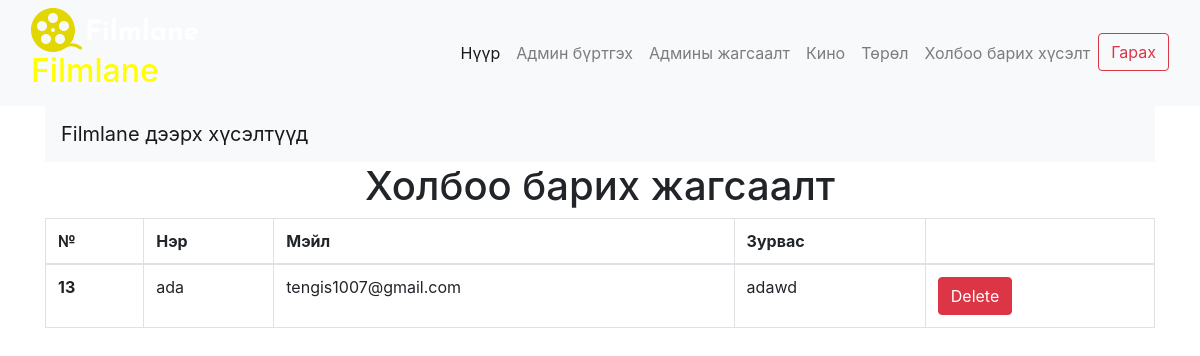
Page /site/admin/contact.php (signed in) on the committed database.
### tables this page shows
CREATE TABLE `contact` (
  `contact_id` int(11) NOT NULL,
  `c_name` varchar(255) NOT NULL,
  `email` varchar(255) NOT NULL,
  `massage` varchar(255) NOT NULL
);

### site/admin/contact.php (the view, shortened to what this page needs)
<?php
include 'header.php';
include 'ft.php';
include 'db.php';
 ?>
<div class="container">
	<nav class="navbar navbar-expand-lg navbar-light bg-light">
  <a class="navbar-brand" href="#">Filmlane дээрх хүсэлтүүд</a>
</nav>
</div>
 <div class="container" style="text-align: center;">
 	<center><h1>Холбоо барих жагсаалт</h1></center>
 	<table class="table table-bordered">
  <thead>
    <tr>
      <th scope="col">№</th>
      <th scope="col">Нэр</th>
      <th scope="col">Mэйл</th>
      <th scope="col">Зурвас</th>
      <th scope="col"></th>
    </tr>
  </thead>
  <tbody>
  	<?php
  	$query = "select * from contact";
  	$run = mysqli_query($con,$query);
  	if ($run) {
  		while ($row=mysqli_fetch_assoc($run)) {
  			?>
    <tr>
      <th scope="row"><?php echo $row['contact_id']; ?></th>
      <td><?php echo $row['c_name']; ?></td>
      <td><?php echo $row['email']; ?></td>
      <td><?php echo $row['massage']; ?></td>
 <td><a class="btn btn-danger" href="deletecontact.php?contact_id=<?php echo$row['contact_id'] ?>">Delete</a></td>
    </tr>
   	<?php
  		}
  	}
  	 ?>
  </tbody>
</table>
 </div>

### site/admin/header.php (style rules this page uses)
body { margin: 0; }

### rows in the picture
contact: contact_id "13", c_name "ada", email "tengis1007@gmail.com", massage "adawd"
